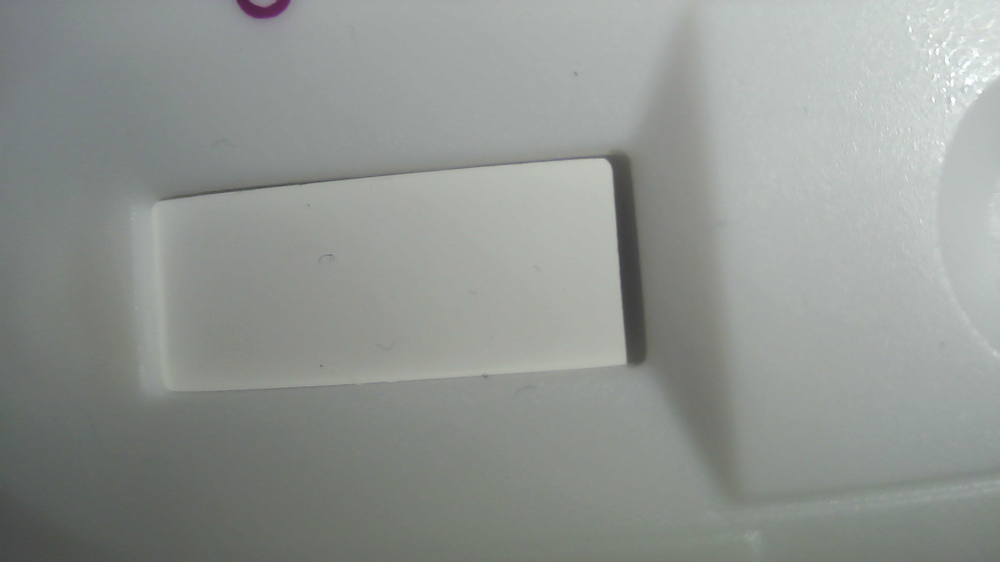
#> input picture foto-tester/test-0.png, 1000 x 562 px, shrunk from 1920 x 1080 before the run
$ python -i guimixin.py   (imports and definitions only)
#> lines starting #> are read from the running program, lines starting #| are printed output that depends on the picture; after the words box and inside, x2 and y2 are one past the last pixel; in counts of white or black regions, pixels touching at a corner belong together
import os
import numpy
import pprint
import cv2 as cv

# from PyQt5.QtGui import QIcon, QPixmap


class GuiMixin:
    """docstring for GuiMixin"""

    def __init__(self, filename):
        self.filename = filename
        self.name_file_img_with_counturs = filename.split('.')[0] + '_with_counturs.' + filename.split('.')[1]
        self.data = []
        # self.get_picture()
        self._find_contours()

    # [6 lines left out: function get_picture, not called in this run]

    def _find_contours(self, value=127):
#> called with value = 127
        img = cv.imread(self.filename)
#> img is the input picture: shape (562, 1000, 3); mean B, G, R 145.9, 149.7, 145.1
        self.img_croped = img
        # self.img_croped = img[290:650, 370:1100]
        imgray = cv.cvtColor(self.img_croped, cv.COLOR_BGR2GRAY)
        ret, thresh = cv.threshold(imgray, value, 255, 0)
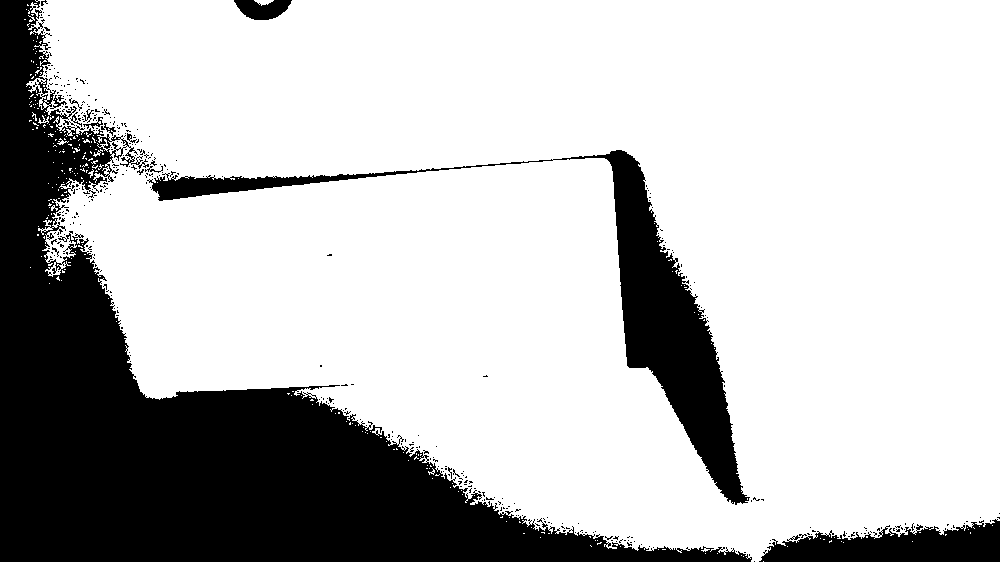
#> thresh: shape (562, 1000); 74.9% white; 397 black regions (384 under 20 px), largest, box (x1, y1, x2, y2) and area: (0, 0, 752, 562) 110428, (147, 150, 750, 505) 21235, (759, 519, 1000, 562) 6720
#> ret = 127
        imginvert = cv.bitwise_not(thresh)
#> imginvert: shape (562, 1000); 25.1% white; 397 white regions (384 under 20 px)
        contours = cv.findContours(imginvert, cv.RETR_LIST, cv.CHAIN_APPROX_SIMPLE)
#> contours = 934 contours, 901 with area under 20; largest, box (x1, y1, x2, y2) and area: (0, 0, 752, 562) 109946, (147, 150, 750, 505) 20292, (759, 519, 1000, 562) 6352, (234, 0, 292, 20) 733, (25, 77, 47, 98) 180
#> (the run stopped early here; a loop or call above may not have finished)

$ run again, on foto-tester/test-1.png
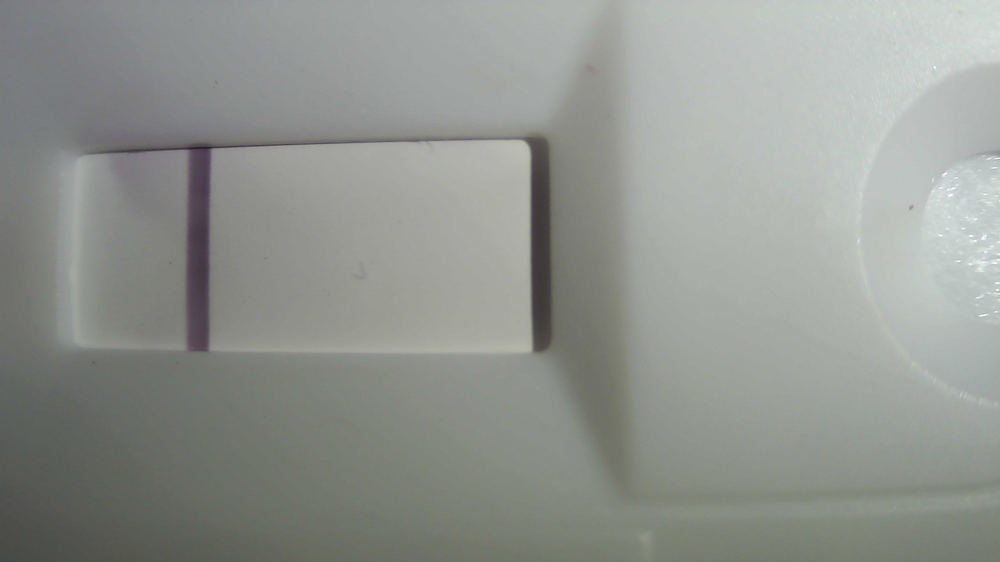
#> input picture foto-tester/test-1.png, 1000 x 562 px, shrunk from 1920 x 1080 before the run
#> in _find_contours, img is the input picture: shape (562, 1000, 3); mean B, G, R 143.6, 148.8, 145.1
#> in _find_contours, `ret, thresh = cv.threshold(imgray, value, 255, 0)`:
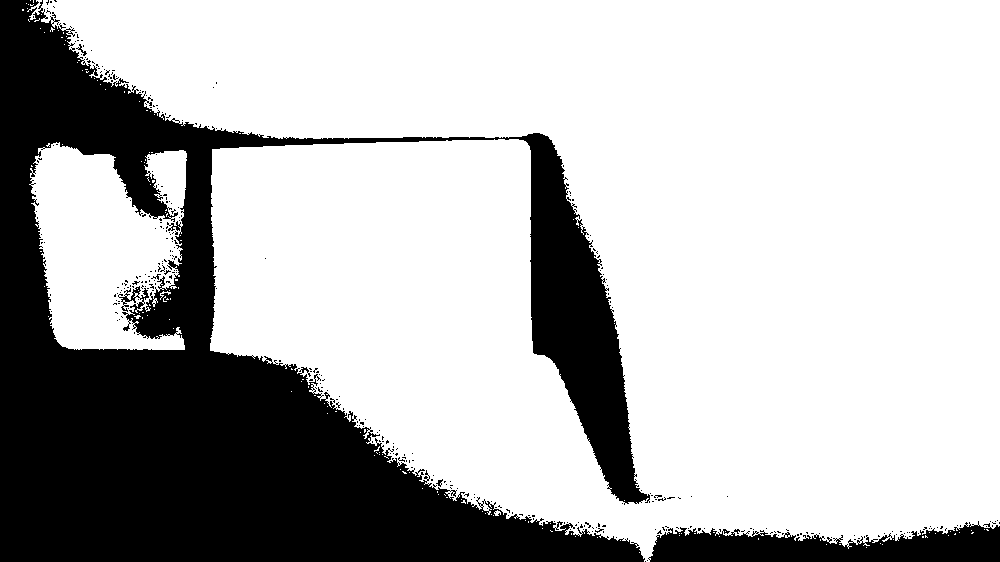
#> thresh: shape (562, 1000); 72% white; 345 black regions (340 under 20 px), largest, box (x1, y1, x2, y2) and area: (0, 0, 650, 562) 146631, (648, 521, 1000, 562) 9503, (76, 44, 87, 56) 35, (436, 479, 443, 487) 25, (151, 274, 161, 280) 20
#> ret = 127
#> imginvert: shape (562, 1000); 28% white; 345 white regions (340 under 20 px)
#> contours = 687 contours, 672 with area under 20; largest, box (x1, y1, x2, y2) and area: (0, 0, 650, 562) 167950, (29, 141, 188, 351) 23920, (648, 521, 1000, 562) 9061, (482, 500, 491, 512) 52, (159, 290, 172, 298) 41

$ run again, on foto-tester/test-2-1.png
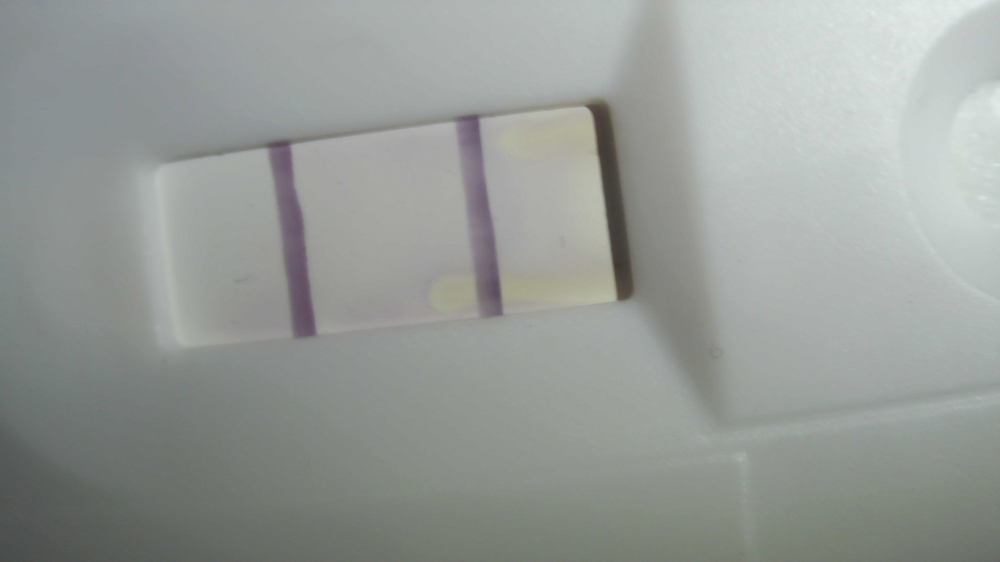
#> input picture foto-tester/test-2-1.png, 1000 x 562 px, shrunk from 1920 x 1080 before the run
#> in _find_contours, img is the input picture: shape (562, 1000, 3); mean B, G, R 152.1, 155.5, 151.2
#> in _find_contours, `ret, thresh = cv.threshold(imgray, value, 255, 0)`:
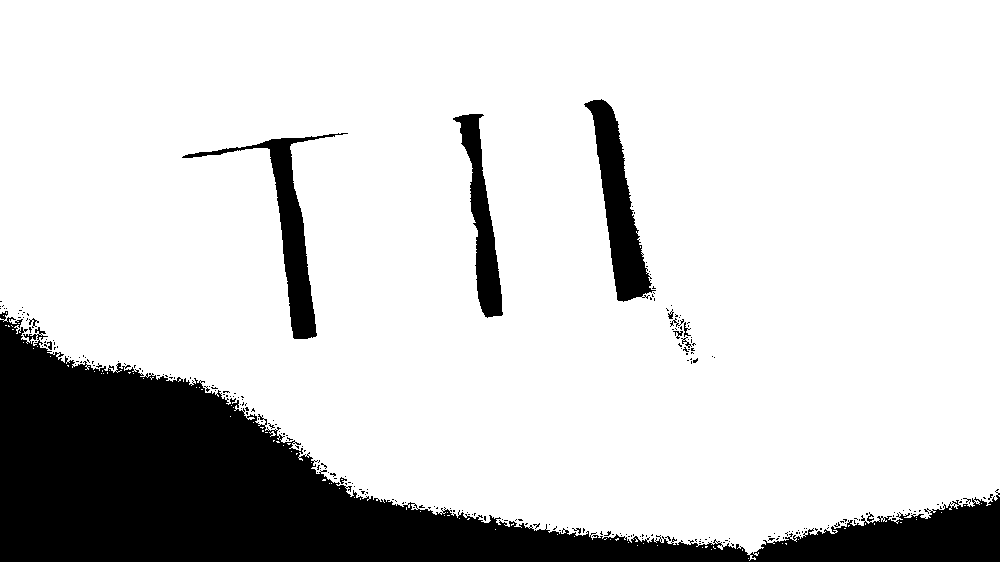
#> thresh: shape (562, 1000); 82.5% white; 258 black regions (245 under 20 px), largest, box (x1, y1, x2, y2) and area: (0, 311, 1000, 562) 83183, (584, 99, 656, 302) 5456, (182, 133, 348, 339) 4892
#> ret = 127
#> imginvert: shape (562, 1000); 17.5% white; 258 white regions (245 under 20 px)
#> contours = 453 contours, 441 with area under 20; largest, box (x1, y1, x2, y2) and area: (0, 311, 1000, 562) 81807, (584, 99, 656, 302) 5208, (182, 133, 348, 339) 4534, (453, 114, 503, 318) 3481, (29, 334, 40, 347) 62
